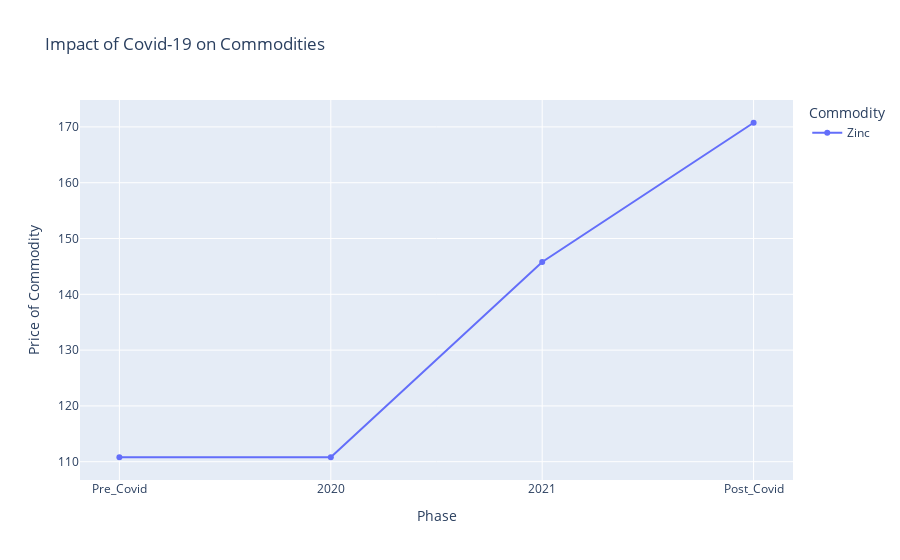

The notebook cell this image was saved under:
### Code cell
create_commodity_price_chart(melted_data_commodity, "Zinc")

### Figure 1 — Plotly figure (JSON) as saved in the notebook; plotly's stock layout.template omitted (floating-point values rounded to 4 significant figures)
{"data": [{"hovertemplate": "Commodity=Zinc<br>Phase=%{x}<br>Price of Commodity=%{y}<extra></extra>", "legendgroup": "Zinc", "line": {"color": "#636efa", "dash": "solid"}, "marker": {"symbol": "circle"}, "mode": "lines+markers", "name": "Zinc", "orientation": "v", "showlegend": true, "type": "scatter", "x": ["Pre_Covid", "2020", "2021", "Post_Covid"], "xaxis": "x", "y": [110.8, 110.8, 145.8, 170.8], "yaxis": "y"}], "layout": {"legend": {"title": {"text": "Commodity"}, "tracegroupgap": 0}, "title": {"text": "Impact of Covid-19 on Commodities"}, "xaxis": {"anchor": "y", "domain": [0, 1], "title": {"text": "Phase"}}, "yaxis": {"anchor": "x", "domain": [0, 1], "title": {"text": "Price of Commodity"}}}}
